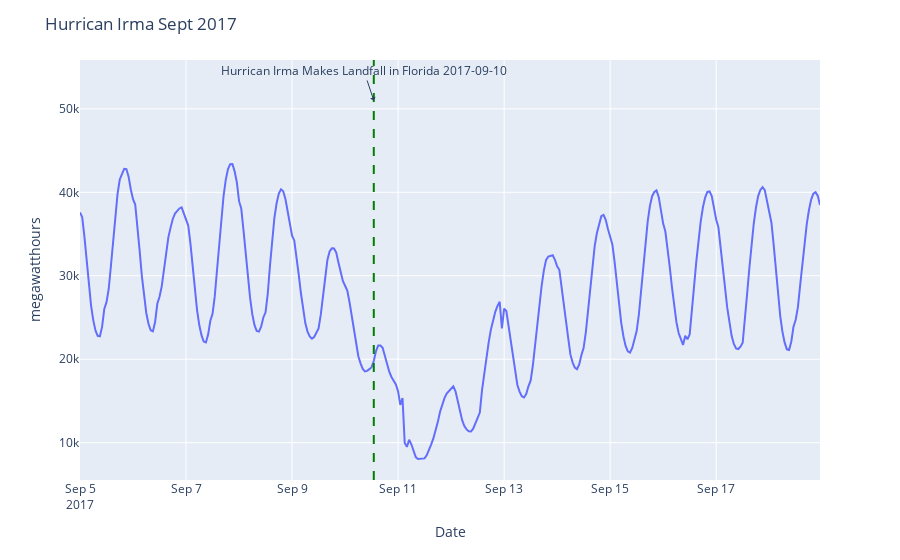

The notebook cell saved with this chart:
### Code cell
fig = px.line(fl_2017, x='period', y='value')
# fig.add_hline(y=winter_tx_2021['value'].max(), line_dash='dot', annotation_text = f'peak power load: {round(winter_tx_2021.value.max())} megawatthours', annotation_position='top')
fig.add_vline(x='2017-09-10T13', line_color='green',line_dash="dash",)
fig.update_layout(title='Hurrican Irma Sept 2017', xaxis_title='Date', yaxis_title='megawatthours',)
fig.add_annotation(x='2017-09-10T13', y=51_000,
            text="Hurrican Irma Makes Landfall in Florida 2017-09-10",
            showarrow=True,
            arrowhead=1,
            )
fig.show()

### Figure 1 — Plotly figure (JSON) as saved in the notebook; plotly's stock layout.template omitted (floating-point values rounded to 4 significant figures; data arrays with more than 128 entries replaced by an {"elided": "..."} marker saying what was removed)
{"data": [{"hovertemplate": "period=%{x}<br>value=%{y}<extra></extra>", "legendgroup": "", "line": {"color": "#636efa", "dash": "solid"}, "marker": {"symbol": "circle"}, "mode": "lines", "name": "", "orientation": "v", "showlegend": false, "type": "scatter", "x": {"elided": "336 str values"}, "xaxis": "x", "y": {"elided": "336 int values"}, "yaxis": "y"}], "layout": {"annotations": [{"arrowhead": 1, "showarrow": true, "text": "Hurrican Irma Makes Landfall in Florida 2017-09-10", "x": "2017-09-10T13", "y": 51000}], "legend": {"tracegroupgap": 0}, "margin": {"t": 60}, "shapes": [{"line": {"color": "green", "dash": "dash"}, "type": "line", "x0": "2017-09-10T13", "x1": "2017-09-10T13", "xref": "x", "y0": 0, "y1": 1, "yref": "y domain"}], "title": {"text": "Hurrican Irma Sept 2017"}, "xaxis": {"anchor": "y", "domain": [0, 1], "title": {"text": "Date"}}, "yaxis": {"anchor": "x", "domain": [0, 1], "title": {"text": "megawatthours"}}}}
